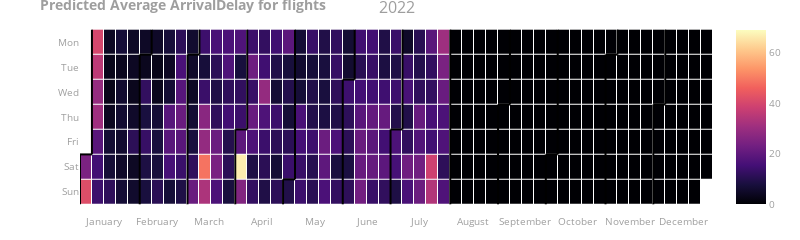

Notebook code cell kept with this figure:
### Code cell
fig = calplot(
    final_predicted, 
    x= "FlightDate", 
    y = "Average_ArrivalDelay",
    dark_theme=False,
    years_title=True,
    gap=1,
    name="ArrDelayMinutes",
    month_lines_width=2, 
    month_lines_color="black",
    colorscale="magma",
    showscale=True,
    cmap_max=69,
    cmap_min= 0
    )

final_predicted['FlightDate'] = pd.to_datetime(final_predicted['FlightDate'])
date_formatted = final_predicted['FlightDate'].dt.strftime('%Y-%m-%d')

fig.update_layout(title_text=f'<b>Predicted Average ArrivalDelay for flights</b>')
fig.update_layout(width=800)

pio.show(fig)

### Figure 1 — Plotly figure (JSON) as saved in the notebook; plotly's stock layout.template omitted (floating-point values rounded to 4 significant figures; data arrays with more than 128 entries replaced by an {"elided": "..."} marker saying what was removed)
{"data": [{"colorscale": [[0, "#000004"], [0.1111, "#180f3d"], [0.2222, "#440f76"], [0.3333, "#721f81"], [0.4444, "#9e2f7f"], [0.5556, "#cd4071"], [0.6667, "#f1605d"], [0.7778, "#fd9668"], [0.8889, "#feca8d"], [1, "#fcfdbf"]], "customdata": {"elided": "365x2 str values"}, "hovertemplate": "%{customdata[0]} <br>Week=%{x} <br>%{customdata[1]}=%{z}", "name": "2022", "showscale": true, "type": "heatmap", "x": {"elided": "365 int values"}, "xaxis": "x", "xgap": 1, "y": {"elided": "365 int values"}, "yaxis": "y", "ygap": 1, "z": {"elided": "365 float values"}, "zmax": 69, "zmin": 0}, {"hoverinfo": "skip", "line": {"color": "black", "width": 2}, "mode": "lines", "type": "scatter", "x": [-0.5, -0.5], "xaxis": "x", "y": [4.5, 6.5], "yaxis": "y"}, {"hoverinfo": "skip", "line": {"color": "black", "width": 2}, "mode": "lines", "type": "scatter", "x": [-0.5, 0.5], "xaxis": "x", "y": [4.5, 4.5], "yaxis": "y"}, {"hoverinfo": "skip", "line": {"color": "black", "width": 2}, "mode": "lines", "type": "scatter", "x": [0.5, 0.5], "xaxis": "x", "y": [4.5, -0.5], "yaxis": "y"}, {"hoverinfo": "skip", "line": {"color": "black", "width": 2}, "mode": "lines", "type": "scatter", "x": [4.5, 4.5], "xaxis": "x", "y": [0.5, 6.5], "yaxis": "y"}, {"hoverinfo": "skip", "line": {"color": "black", "width": 2}, "mode": "lines", "type": "scatter", "x": [4.5, 5.5], "xaxis": "x", "y": [0.5, 0.5], "yaxis": "y"}, {"hoverinfo": "skip", "line": {"color": "black", "width": 2}, "mode": "lines", "type": "scatter", "x": [5.5, 5.5], "xaxis": "x", "y": [0.5, -0.5], "yaxis": "y"}, {"hoverinfo": "skip", "line": {"color": "black", "width": 2}, "mode": "lines", "type": "scatter", "x": [8.5, 8.5], "xaxis": "x", "y": [0.5, 6.5], "yaxis": "y"}, {"hoverinfo": "skip", "line": {"color": "black", "width": 2}, "mode": "lines", "type": "scatter", "x": [8.5, 9.5], "xaxis": "x", "y": [0.5, 0.5], "yaxis": "y"}, {"hoverinfo": "skip", "line": {"color": "black", "width": 2}, "mode": "lines", "type": "scatter", "x": [9.5, 9.5], "xaxis": "x", "y": [0.5, -0.5], "yaxis": "y"}, {"hoverinfo": "skip", "line": {"color": "black", "width": 2}, "mode": "lines", "type": "scatter", "x": [12.5, 12.5], "xaxis": "x", "y": [3.5, 6.5], "yaxis": "y"}, {"hoverinfo": "skip", "line": {"color": "black", "width": 2}, "mode": "lines", "type": "scatter", "x": [12.5, 13.5], "xaxis": "x", "y": [3.5, 3.5], "yaxis": "y"}, {"hoverinfo": "skip", "line": {"color": "black", "width": 2}, "mode": "lines", "type": "scatter", "x": [13.5, 13.5], "xaxis": "x", "y": [3.5, -0.5], "yaxis": "y"}, {"hoverinfo": "skip", "line": {"color": "black", "width": 2}, "mode": "lines", "type": "scatter", "x": [16.5, 16.5], "xaxis": "x", "y": [5.5, 6.5], "yaxis": "y"}, {"hoverinfo": "skip", "line": {"color": "black", "width": 2}, "mode": "lines", "type": "scatter", "x": [16.5, 17.5], "xaxis": "x", "y": [5.5, 5.5], "yaxis": "y"}, {"hoverinfo": "skip", "line": {"color": "black", "width": 2}, "mode": "lines", "type": "scatter", "x": [17.5, 17.5], "xaxis": "x", "y": [5.5, -0.5], "yaxis": "y"}, {"hoverinfo": "skip", "line": {"color": "black", "width": 2}, "mode": "lines", "type": "scatter", "x": [21.5, 21.5], "xaxis": "x", "y": [1.5, 6.5], "yaxis": "y"}, {"hoverinfo": "skip", "line": {"color": "black", "width": 2}, "mode": "lines", "type": "scatter", "x": [21.5, 22.5], "xaxis": "x", "y": [1.5, 1.5], "yaxis": "y"}, {"hoverinfo": "skip", "line": {"color": "black", "width": 2}, "mode": "lines", "type": "scatter", "x": [22.5, 22.5], "xaxis": "x", "y": [1.5, -0.5], "yaxis": "y"}, {"hoverinfo": "skip", "line": {"color": "black", "width": 2}, "mode": "lines", "type": "scatter", "x": [25.5, 25.5], "xaxis": "x", "y": [3.5, 6.5], "yaxis": "y"}, {"hoverinfo": "skip", "line": {"color": "black", "width": 2}, "mode": "lines", "type": "scatter", "x": [25.5, 26.5], "xaxis": "x", "y": [3.5, 3.5], "yaxis": "y"}, {"hoverinfo": "skip", "line": {"color": "black", "width": 2}, "mode": "lines", "type": "scatter", "x": [26.5, 26.5], "xaxis": "x", "y": [3.5, -0.5], "yaxis": "y"}, {"hoverinfo": "skip", "line": {"color": "black", "width": 2}, "mode": "lines", "type": "scatter", "x": [30.5, 30.5], "xaxis": "x", "y": [-0.5, 6.5], "yaxis": "y"}, {"hoverinfo": "skip", "line": {"color": "black", "width": 2}, "mode": "lines", "type": "scatter", "x": [34.5, 34.5], "xaxis": "x", "y": [2.5, 6.5], "yaxis": "y"}, {"hoverinfo": "skip", "line": {"color": "black", "width": 2}, "mode": "lines", "type": "scatter", "x": [34.5, 35.5], "xaxis": "x", "y": [2.5, 2.5], "yaxis": "y"}, {"hoverinfo": "skip", "line": {"color": "black", "width": 2}, "mode": "lines", "type": "scatter", "x": [35.5, 35.5], "xaxis": "x", "y": [2.5, -0.5], "yaxis": "y"}, {"hoverinfo": "skip", "line": {"color": "black", "width": 2}, "mode": "lines", "type": "scatter", "x": [38.5, 38.5], "xaxis": "x", "y": [4.5, 6.5], "yaxis": "y"}, {"hoverinfo": "skip", "line": {"color": "black", "width": 2}, "mode": "lines", "type": "scatter", "x": [38.5, 39.5], "xaxis": "x", "y": [4.5, 4.5], "yaxis": "y"}, {"hoverinfo": "skip", "line": {"color": "black", "width": 2}, "mode": "lines", "type": "scatter", "x": [39.5, 39.5], "xaxis": "x", "y": [4.5, -0.5], "yaxis": "y"}, {"hoverinfo": "skip", "line": {"color": "black", "width": 2}, "mode": "lines", "type": "scatter", "x": [43.5, 43.5], "xaxis": "x", "y": [0.5, 6.5], "yaxis": "y"}, {"hoverinfo": "skip", "line": {"color": "black", "width": 2}, "mode": "lines", "type": "scatter", "x": [43.5, 44.5], "xaxis": "x", "y": [0.5, 0.5], "yaxis": "y"}, {"hoverinfo": "skip", "line": {"color": "black", "width": 2}, "mode": "lines", "type": "scatter", "x": [44.5, 44.5], "xaxis": "x", "y": [0.5, -0.5], "yaxis": "y"}, {"hoverinfo": "skip", "line": {"color": "black", "width": 2}, "mode": "lines", "type": "scatter", "x": [47.5, 47.5], "xaxis": "x", "y": [2.5, 6.5], "yaxis": "y"}, {"hoverinfo": "skip", "line": {"color": "black", "width": 2}, "mode": "lines", "type": "scatter", "x": [47.5, 48.5], "xaxis": "x", "y": [2.5, 2.5], "yaxis": "y"}, {"hoverinfo": "skip", "line": {"color": "black", "width": 2}, "mode": "lines", "type": "scatter", "x": [48.5, 48.5], "xaxis": "x", "y": [2.5, -0.5], "yaxis": "y"}], "layout": {"annotations": [{"font": {"size": 16}, "showarrow": false, "text": "2022", "x": 0.5, "xanchor": "center", "xref": "paper", "y": 1, "yanchor": "bottom", "yref": "paper"}], "font": {"color": "#9e9e9e", "size": 10}, "height": 150, "margin": {"b": 20, "t": 20}, "plot_bgcolor": "#fff", "showlegend": false, "title": {"text": "<b>Predicted Average ArrivalDelay for flights</b>"}, "width": 800, "xaxis": {"anchor": "y", "domain": [0, 1], "showgrid": false, "showline": false, "tickmode": "array", "ticktext": ["January", "February", "March", "April", "May", "June", "July", "August", "September", "October", "November", "December"], "tickvals": [1.5, 5.909, 10.32, 14.73, 19.14, 23.55, 27.95, 32.36, 36.77, 41.18, 45.59, 50], "zeroline": false}, "yaxis": {"anchor": "x", "autorange": "reversed", "domain": [0, 1], "showgrid": false, "showline": false, "tickmode": "array", "ticktext": ["Mon", "Tue", "Wed", "Thu", "Fri", "Sat", "Sun"], "tickvals": [0, 1, 2, 3, 4, 5, 6], "zeroline": false}}}
